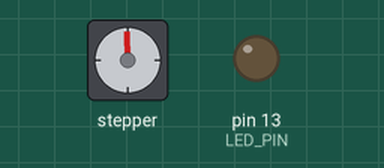
Simulated run of this sketch. Board: Arduino Uno, built with avr-gcc and run on an emulated ATmega328P. On the bench: stepper motor, output pins drawn as LEDs (lit = HIGH). Stepper angles assume 4096 steps per turn; what the sketch prints to the serial monitor is not drawn.

Above: at 1.05 s.
At 2.75 s:
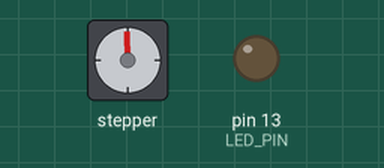
At 4.5 s:
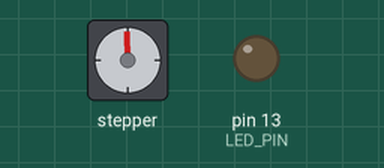
At 7.95 s:
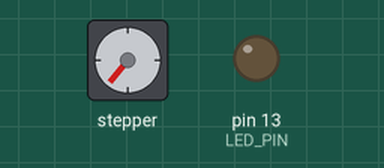
Timing chart, 0 to 10.2 s (numbered marks = the images above):
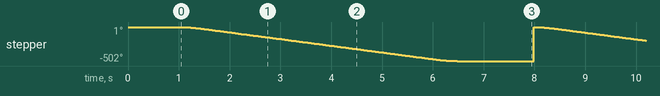

The sketch:

06_acceleration_test.ino
```cpp
// ===========================================================
// TEST 06: Manual Speed / Acceleration Tuning
// ===========================================================
// Ramp test: accelerate up to TOP_SPEED, then either hold for
// SPIN_SECONDS or spin until the magnet is detected, then
// decelerate smoothly to a stop. Repeat.
//
// Edit the knobs below, re-upload, and watch/listen. Use it to
// find the fastest speed + acceleration your 28BYJ-48 runs at
// without stalling. Good values can later be baked into the
// engine's acceleration table (generate_acceleration.py).
//
// Self-contained AccelStepper rig (simple speed/accel knobs).
//
// Serial: 115200 baud. Prints settings and per-run timing.
//
// Hardware: Arduino/Pico + 1 ULN2003 + 1 28BYJ-48 (+ hall for magnet mode)
// Wiring:   coil pins IN1,IN2,IN3,IN4 = 6,7,8,9 ; hall sensor = pin 2
// ===========================================================

#include <AccelStepper.h>

// ===========================================================
// ===============  TUNE THESE KNOBS  ========================
// ===========================================================

// TOP_SPEED — steps per second the motor ramps up to.
//   HIGHER = FASTER spin (e.g. 900, 1000, 1200)
//   LOWER  = SLOWER spin (e.g. 400, 600)
//   Tested: 12V 28BYJ-48 stalls ~1300 steps/s on the heavy 3D-printed
//   flaps (worst case). Lighter PVC flaps later will have more margin.
float TOP_SPEED = 1300.0;

// ACCELERATION — how fast it ramps up/down, in steps/sec^2.
//   HIGHER = reaches top speed FASTER (snappier; too high = stall on start)
//   LOWER  = ramps up/down SLOWER and gentler
//   Not yet at the accel ceiling — room to push higher.
float ACCELERATION = 3000.0;

// SPIN_SECONDS — how long to hold TOP_SPEED before decelerating to a stop
//   (used when STOP_ON_MAGNET is false).
float SPIN_SECONDS = 5.0;

// STOP_ON_MAGNET — how each spin ends:
//   false -> hold TOP_SPEED for SPIN_SECONDS, then decel to stop
//   true  -> spin until the hall sensor detects the magnet, then stop
const bool STOP_ON_MAGNET = false;

// REVERSE — direction of spin (does not affect speed).
//   false = forward, true = backward
const bool REVERSE = true;

// ===========================================================

int  PAUSE_MS        = 1500;    // pause between runs
const long SERIAL_BAUD = 115200;
const long MAX_SPIN_STEPS = 6000;   // safety cap for magnet mode (~3 revolutions)

// --- PINS (IN1,IN3,IN2,IN4 order for correct 28BYJ-48 coil sequence) ---
const int IN1 = 6;
const int IN2 = 7;
const int IN3 = 8;
const int IN4 = 9;
const int HALL_PIN = 2;         // hall sensor (active LOW = magnet detected)
const int LED_PIN  = LED_BUILTIN;
AccelStepper stepper(AccelStepper::HALF4WIRE, IN1, IN3, IN2, IN4);

int cycleCount = 0;

void powerOff() {
    digitalWrite(IN1, LOW);
    digitalWrite(IN2, LOW);
    digitalWrite(IN3, LOW);
    digitalWrite(IN4, LOW);
}

bool isMagnetDetected() {
    bool detected = (digitalRead(HALL_PIN) == LOW);
    digitalWrite(LED_PIN, detected ? HIGH : LOW);
    return detected;
}

void setup() {
    Serial.begin(SERIAL_BAUD);
    pinMode(HALL_PIN, INPUT_PULLUP);
    pinMode(LED_PIN, OUTPUT);
    digitalWrite(LED_PIN, LOW);
    delay(1000);

    stepper.setMaxSpeed(TOP_SPEED);
    stepper.setAcceleration(ACCELERATION);

    Serial.println(F("=== MANUAL SPEED / ACCEL TUNING ==="));
    Serial.print(F("Baud:         ")); Serial.println(SERIAL_BAUD);
    Serial.print(F("TOP_SPEED:    ")); Serial.print(TOP_SPEED);    Serial.println(F(" steps/s   (higher = faster)"));
    Serial.print(F("ACCELERATION: ")); Serial.print(ACCELERATION); Serial.println(F(" steps/s^2 (higher = ramps faster)"));
    Serial.print(F("Stop mode:    "));
    if (STOP_ON_MAGNET) {
        Serial.println(F("until MAGNET detected"));
    } else {
        Serial.print(F("hold ")); Serial.print(SPIN_SECONDS); Serial.println(F(" s then decel"));
    }
    Serial.print(F("Direction:    ")); Serial.println(REVERSE ? F("REVERSE (backward)") : F("forward"));
    Serial.println(F("Edit knobs at top, re-upload to tune."));
    Serial.println();
}

void loop() {
    cycleCount++;
    int dir = REVERSE ? -1 : 1;

    Serial.print(F("Cycle ")); Serial.print(cycleCount);
    if (STOP_ON_MAGNET) {
        Serial.println(F(" — ramp up, spin until magnet, decel to stop..."));
    } else {
        Serial.print(F(" — ramp up, hold ")); Serial.print(SPIN_SECONDS); Serial.println(F(" s, decel to stop..."));
    }

    unsigned long start = millis();
    unsigned long durationMs = (unsigned long)(SPIN_SECONDS * 1000.0);
    bool stoppedByMagnet = false;

    // Phase 1: one far-away target so AccelStepper ramps up to TOP_SPEED
    // and HOLDS it (it only decelerates near a target). Run until our
    // stop condition (timer or magnet) is met.
    stepper.setCurrentPosition(0);
    stepper.move(dir * 1000000L);   // effectively "spin" during the hold phase

    while (true) {
        stepper.run();

        if (STOP_ON_MAGNET) {
            if (isMagnetDetected()) { stoppedByMagnet = true; break; }
            long moved = stepper.currentPosition();
            long absMoved = moved >= 0 ? moved : -moved;
            if (absMoved >= MAX_SPIN_STEPS) break;   // safety cap
        } else {
            if (millis() - start >= durationMs) break;
        }
    }

    // Phase 2: decelerate smoothly to a stop from full speed.
    stepper.stop();                 // sets a new target that respects ACCELERATION
    while (stepper.distanceToGo() != 0) {
        stepper.run();
    }

    unsigned long elapsed = millis() - start;
    long moved = stepper.currentPosition();
    long stepsTaken = moved >= 0 ? moved : -moved;
    float avgSpeed = (elapsed > 0) ? (1000.0 * stepsTaken / elapsed) : 0;

    if (STOP_ON_MAGNET) {
        if (stoppedByMagnet) {
            Serial.print(F("  MAGNET found after ")); Serial.print(stepsTaken); Serial.println(F(" steps"));
        } else {
            Serial.print(F("  NO magnet within ")); Serial.print(MAX_SPIN_STEPS); Serial.println(F(" steps (check sensor)"));
        }
    }
    Serial.print(F("  spun ")); Serial.print(stepsTaken);
    Serial.print(F(" steps in ")); Serial.print(elapsed);
    Serial.print(F(" ms  (avg ")); Serial.print(avgSpeed); Serial.println(F(" steps/s)"));

    powerOff();        // de-energize between runs (prevents heating)
    delay(PAUSE_MS);
}
```

Measured:
- by itself, stepper: turns 502° counter-clockwise in 5.5 s, then 501° clockwise in 0.00 s, repeating every 7.1 s
